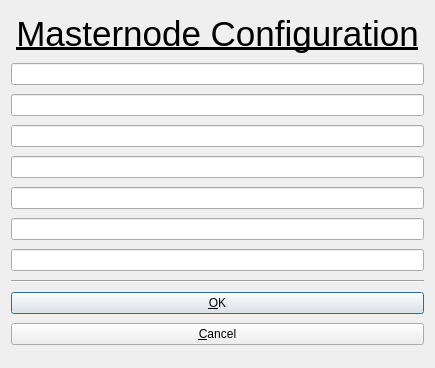
<?xml version="1.0" encoding="UTF-8"?>
<ui version="4.0">
 <class>AddEditAdrenalineNode</class>
 <widget class="QDialog" name="AddEditAdrenalineNode">
  <property name="geometry">
   <rect>
    <x>0</x>
    <y>0</y>
    <width>435</width>
    <height>368</height>
   </rect>
  </property>
  <property name="windowTitle">
   <string>Add/Edit SnapCoin Node</string>
  </property>
  <property name="modal">
   <bool>true</bool>
  </property>
  <layout class="QGridLayout" name="gridLayout">
   <item row="1" column="0">
    <widget class="QLineEdit" name="aliasLineEdit">
     <property name="text">
      <string/>
     </property>
    </widget>
   </item>
   <item row="6" column="0">
    <widget class="QLineEdit" name="donationaddressLineEdit"/>
   </item>
   <item row="9" column="0">
    <widget class="QPushButton" name="okButton">
     <property name="text">
      <string>&amp;OK</string>
     </property>
    </widget>
   </item>
   <item row="0" column="0">
    <widget class="QLabel" name="label">
     <property name="maximumSize">
      <size>
       <width>16777215</width>
       <height>40</height>
      </size>
     </property>
     <property name="styleSheet">
      <string notr="true">font: 28pt &quot;Baumans&quot;;
text-decoration: underline;
</string>
     </property>
     <property name="text">
      <string>&lt;html&gt;&lt;head/&gt;&lt;body&gt;&lt;p align=&quot;center&quot;&gt;&lt;span style=&quot; font-size:26pt; text-decoration: underline;&quot;&gt;Masternode Configuration&lt;/span&gt;&lt;/p&gt;&lt;/body&gt;&lt;/html&gt;</string>
     </property>
    </widget>
   </item>
   <item row="7" column="0">
    <widget class="QLineEdit" name="donationpercentageLineEdit"/>
   </item>
   <item row="4" column="0">
    <widget class="QLineEdit" name="txhashLineEdit"/>
   </item>
   <item row="10" column="0">
    <widget class="QPushButton" name="cancelButton">
     <property name="text">
      <string>&amp;Cancel</string>
     </property>
     <property name="autoDefault">
      <bool>false</bool>
     </property>
    </widget>
   </item>
   <item row="2" column="0">
    <widget class="QLineEdit" name="addressLineEdit">
     <property name="frame">
      <bool>true</bool>
     </property>
    </widget>
   </item>
   <item row="3" column="0">
    <widget class="QLineEdit" name="privkeyLineEdit"/>
   </item>
   <item row="5" column="0">
    <widget class="QLineEdit" name="outputindexLineEdit"/>
   </item>
   <item row="8" column="0">
    <widget class="Line" name="line">
     <property name="orientation">
      <enum>Qt::Horizontal</enum>
     </property>
    </widget>
   </item>
  </layout>
 </widget>
 <resources/>
 <connections/>
</ui>
